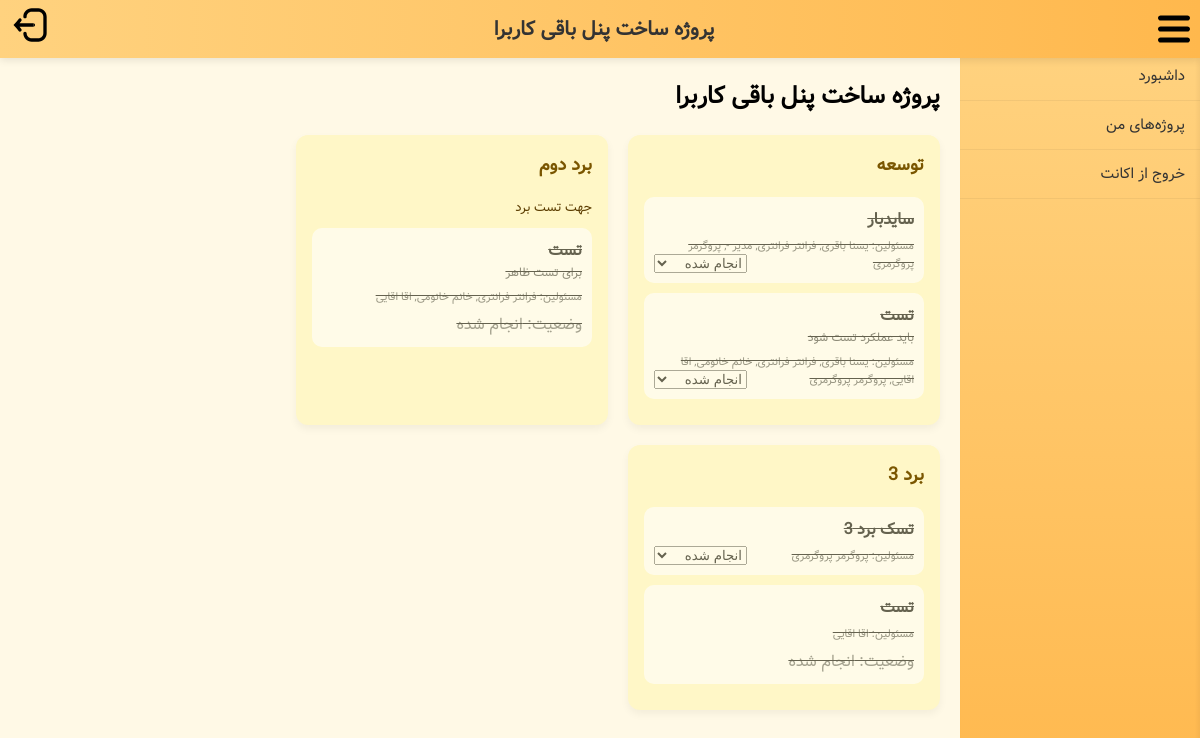
Screenshot of /user_projects.php?id=2 (signed in) with the database file from the repository.
### tables this page shows
CREATE TABLE `boards` (
  `id` int(10) UNSIGNED NOT NULL,
  `project_id` int(10) UNSIGNED NOT NULL,
  `name` varchar(255) NOT NULL,
  `description` text DEFAULT NULL,
  `created_at` timestamp NOT NULL DEFAULT current_timestamp()
);

CREATE TABLE `task_users` (
  `task_id` int(10) UNSIGNED NOT NULL,
  `user_id` int(10) UNSIGNED NOT NULL
);

CREATE TABLE `tasks` (
  `id` int(10) UNSIGNED NOT NULL,
  `project_id` int(10) UNSIGNED NOT NULL,
  `board_id` int(10) UNSIGNED NOT NULL,
  `name` varchar(255) NOT NULL,
  `description` text DEFAULT NULL,
  `status` enum('انجام شده','در حال انجام','برای انجام') DEFAULT 'برای انجام',
  `created_at` timestamp NOT NULL DEFAULT current_timestamp()
);

### public/user_projects.php (the view, shortened to what this page needs)
<?php
require __DIR__ . '/../config/db.php';
$userId = $_SESSION['user_id'] ?? 0;
$projectId = $_GET['id'] ?? 0;
$stmt = $pdo->prepare("SELECT * FROM projects WHERE id = ?");
$stmt->execute([$projectId]);
$project = $stmt->fetch(PDO::FETCH_ASSOC);
$pageTitle = $project['name'];
$stmt = $pdo->prepare("SELECT * FROM boards WHERE project_id = ? ORDER BY id ASC");
$stmt->execute([$projectId]);
$boards = $stmt->fetchAll(PDO::FETCH_ASSOC);
$tasksByBoard = [];
foreach ($boards as $board) {
    $stmt = $pdo->prepare("
        SELECT t.id, t.name, t.description, t.status,
               GROUP_CONCAT(CONCAT(u.first_name,' ',u.last_name) SEPARATOR ', ') as assigned_users,
               tu.user_id
        FROM tasks t
        LEFT JOIN task_users tu ON t.id = tu.task_id AND tu.user_id = ?
        LEFT JOIN task_users alltu ON t.id = alltu.task_id
        LEFT JOIN users u ON alltu.user_id = u.id
        WHERE t.board_id = ?
        GROUP BY t.id
        ORDER BY t.id ASC
    ");
    $stmt->execute([$userId, $board['id']]);
    $tasksByBoard[$board['id']] = $stmt->fetchAll(PDO::FETCH_ASSOC);
}
?>
<!DOCTYPE html>
<html lang="fa" dir="rtl">
<head>
    <link rel="stylesheet" href="../includes/layout.css">
</head>
<body>
<?php include __DIR__ . '/../includes/header.php'; ?>
<div class="page">
    <?php include __DIR__ . '/../includes/sidebar_user.php'; ?>
    <div class="content">
        <h2 style="margin-top:0;"><?= htmlspecialchars($pageTitle) ?></h2>
        <div class="boards-container">
            <?php foreach($boards as $board): ?>
                <div class="board">
                    <h3><?= htmlspecialchars($board['name']) ?></h3>
                    <?php if($board['description']): ?>
                        <p class="desc"><?= htmlspecialchars($board['description']) ?></p>
                    <?php endif; ?>
                    <?php foreach($tasksByBoard[$board['id']] as $task): ?>
                        <?php
                        $isOwner = ($task['user_id'] == $userId);
                        $doneClass = ($task['status'] === 'انجام شده') ? 'done' : '';
                        ?>
                        <div class="task <?= $doneClass ?>">
                            <strong><?= htmlspecialchars($task['name']) ?></strong>
                            <?php if($task['description']): ?>
                                <div class="task-desc"><?= htmlspecialchars($task['description']) ?></div>
                            <?php endif; ?>
                            <div class="assigned-users">مسئولین: <?= $task['assigned_users'] ?: '-' ?></div>
                            <?php if($isOwner): ?>
                                <form method="post" style="margin:0;">
                                    <select name="status" onchange="this.form.submit()">
                                        <option value="انجام شده" <?= $task['status']==='انجام شده'?'selected':'' ?>>انجام شده</option>
                                    </select>
                                </form>
                            <?php else: ?>
                                <div style="margin-top:6px; color:#6a6a6a;">وضعیت: <?= $task['status'] ?></div>
                            <?php endif; ?>
                        </div>
                    <?php endforeach; ?>
                </div>
            <?php endforeach; ?>
        </div>
    </div>
</div>
</body>
</html>

### includes/header.php (shortened to what this page needs)
<?php
$pageTitle = $pageTitle ?? 'صفحه';
?>
<div class="topbar">
    <div class="menu-toggle" onclick="toggleSidebar()" title="باز و بسته کردن منو">
        <img src="assets/menu.svg" alt="منو">
    </div>
    <h1><?= htmlspecialchars($pageTitle, ENT_QUOTES, 'UTF-8') ?></h1>
    <div class="logout-btn" onclick="window.location.href='logout.php'" title="خروج">
        <img src="assets/logout.svg" alt="خروج">
    </div>
</div>

### includes/sidebar_user.php
<?php
$menuItems = [
    'dashboard.php' => 'داشبورد',
    'my_projects.php' => 'پروژه‌های من',
    'logout.php' => 'خروج از اکانت'
];
?>
<div class="sidebar">
    <?php foreach($menuItems as $href => $title): ?>
        <a href="<?= $href ?>" <?= basename($_SERVER['PHP_SELF']) === $href ? 'class="active"' : '' ?>>
            <?= $title ?>
        </a>
    <?php endforeach; ?>
</div>

### includes/layout.css (style rules this page uses)
body { background-color: #fff9e6; margin: 0; font-family: 'Vazir', sans-serif; display: flex; flex-direction: column; height: 100vh; overflow-y: auto; }
.topbar { background: linear-gradient(90deg, #ffd27f, #ffb84d); display: flex; align-items: center; justify-content: space-between; padding: 5px 10px; box-shadow: 0 2px 8px rgba(0,0,0,0.1); gap: 5px; position: relative; z-index: 10; }
.topbar h1 { margin: 0 auto; font-size: 20px; color: #333; user-select: none; }
.topbar .logout-btn img { width: 40px; height: 40px; cursor: pointer; }
.topbar .menu-toggle { cursor: pointer; display: flex; align-items: center; }
.topbar .menu-toggle img { width: 32px; height: 32px; }
.page { display: flex; flex: 1; overflow: hidden; }
.sidebar { background: linear-gradient(180deg, #ffd27f, #ffb84d); width: 240px; transition: width 0.3s ease; overflow-y: auto; overflow-x: hidden; display: flex; flex-direction: column; height: calc(100vh - 52px); position: fixed; top: 52px; right: 0; box-shadow: inset -2px 0 4px rgba(0,0,0,0.05); z-index: 5; }
.sidebar a { padding: 12px 15px; text-decoration: none; color: #333; font-size: 15px; border-bottom: 1px solid rgba(0,0,0,0.05); transition: background 0.2s, opacity 0.3s ease; white-space: nowrap; }
.content { margin-right: 240px; padding: 20px; flex: 1; transition: margin-right 0.3s ease; min-height: calc(100vh - 52px); overflow-y: auto; }

### public/user_projects.php (style rules this page uses)
.boards-container { display: flex; gap: 20px; flex-wrap: wrap; margin-top: 20px; }
.board { background: #fff7c7; padding: 16px; border-radius: 12px; min-width: 280px; max-width: 280px; box-shadow: 0 4px 8px rgba(0,0,0,0.05); }
.board h3 { margin-top: 0; font-size: 18px; color: #7a5600; }
.board p.desc { font-size: 13px; color: #5c3d00; margin-bottom:10px; }
.task { background: #fff; padding: 10px; margin-bottom: 10px; border-radius: 10px; cursor: pointer; transition: box-shadow 0.2s; position: relative; }
.task.done { text-decoration: line-through; opacity: 0.6; }
.task select { position: absolute; bottom: 10px; left: 10px; }
.assigned-users { font-size: 11px; color:#555; margin-top:5px; }
.task-desc { font-size:12px; color:#444; margin-bottom:6px; }

### rows the page displays
boards: name "توسعه"
task_users: task.name "سایدبار", assigned_users "یسنا باقری, فرانتر فرانتری, مدیر -, پروگرمر پروگرمری"
task_users: task.name "تست", task.description "باید عملکرد تست شود", assigned_users "یسنا باقری, فرانتر فرانتری, خانم خانومی, اقا اقایی, پروگرمر پروگرمری"
boards: name "برد دوم", description "جهت تست برد"
tasks: name "تست", description "برای تست ظاهر", assigned_users "فرانتر فرانتری, خانم خانومی, اقا اقایی", status "انجام شده"
boards: name "برد 3"
task_users: task.name "تسک برد 3", assigned_users "پروگرمر پروگرمری"
tasks: name "تست", assigned_users "اقا اقایی", status "انجام شده"

### other values shown
$pageTitle "پروژه ساخت پنل باقی کاربرا"
$title "داشبورد"
$title "پروژه‌های من"
$title "خروج از اکانت"
